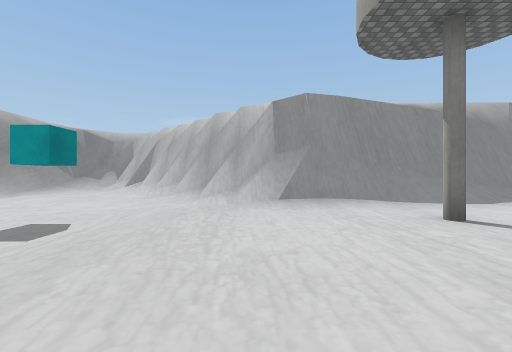
View 1 (above)

14 first-person views from a walk through a Unity game level. The camera is 1.2 m above the floor, looks level and sees 90° across. The floor is counted in squares, 2 m on a side. Each view is taken from the middle of a square. On the plan, view 1 faces up. The plan holds only what a view shows up to about 9 squares ahead; the rest is blank. The place goes on beyond the plan. The player character is not drawn. Some surface patterns are stand-ins.

View 2
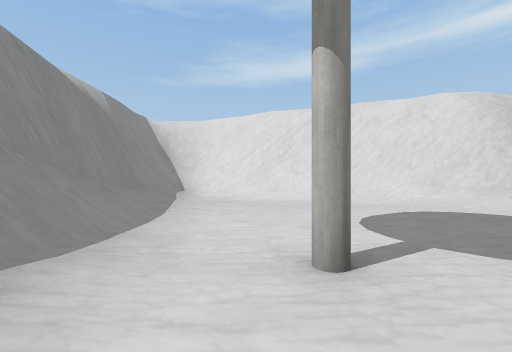

View 3
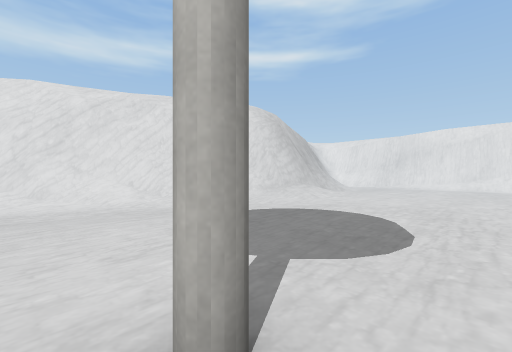

View 4
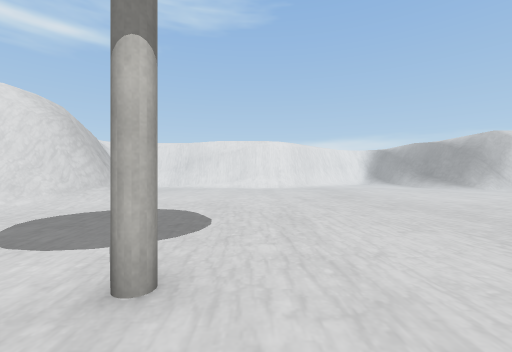

View 5
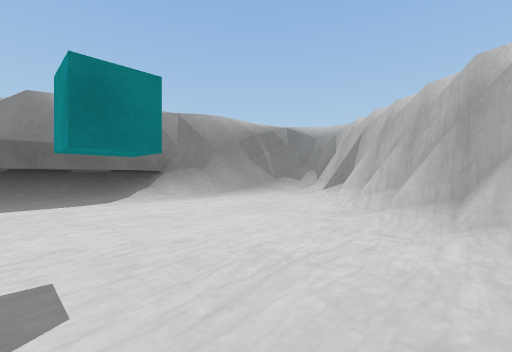

View 6
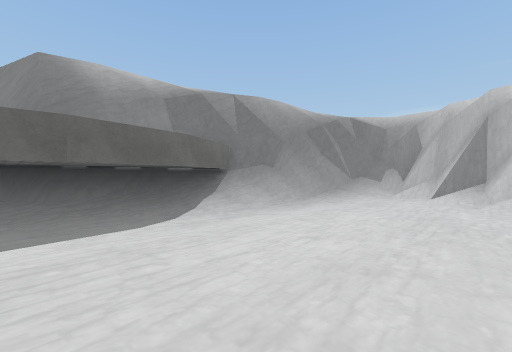

View 7
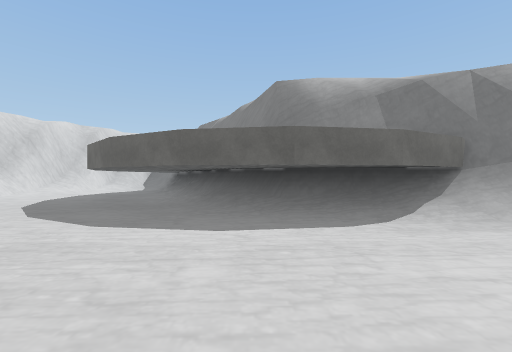

View 8
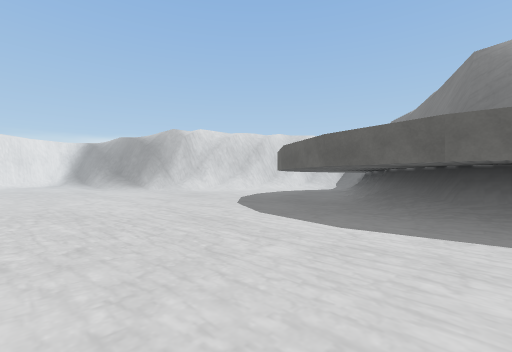

View 9
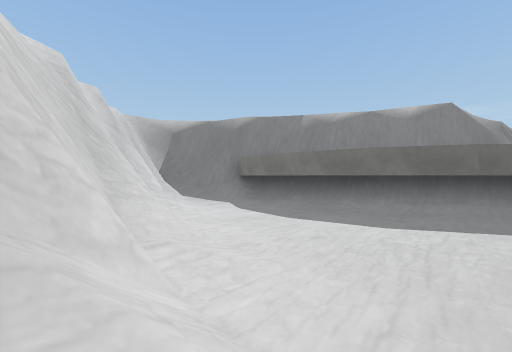

View 10
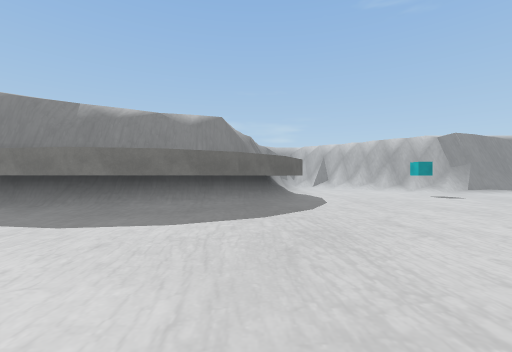

View 11
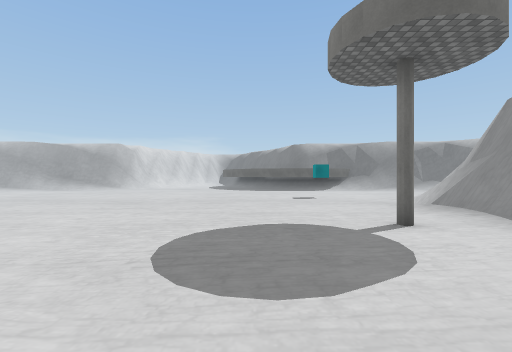

View 12
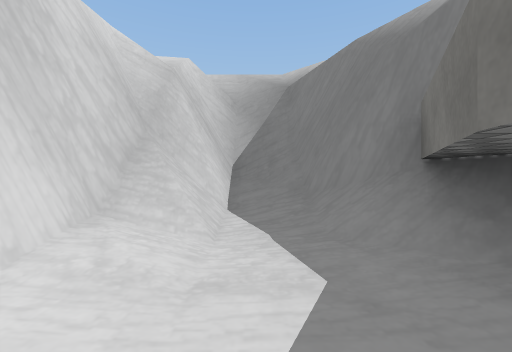

View 13
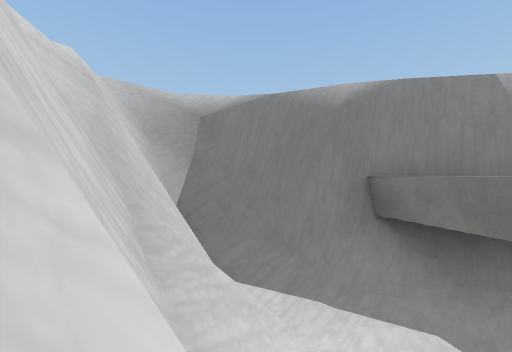

View 14
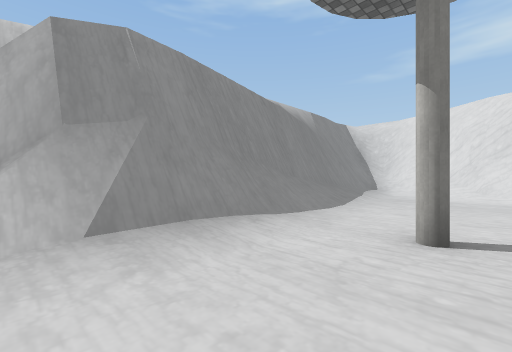

### Floor plan
Key: @ floor where view 1 was taken; # wall or solid block; . floor; / step, stairs or slope; = window, fence, low wall or low ledge; O other object.
Columns run from 17 left of view 1 to 10 right of it. Each row starts with its distance up from view 1.
 13          ###
 12          #/##
 11          #//##
 10          #/./##
  9          #/../##
  8          #/.../##
  7         ##...../###########=
  6         ##....../=##=//////#
  5         ##........//....../#
  4         ##....O........../##
  3        ###..........#..../#
  2       ####............../##
  1     ######............../#
  0  ########........@...../##
 -1 ##/#####.............../#
 -2 #//..................../#
 -3 ##/..................../#
 -4 ###//................../#
 -5     #//....... .........
 -6     ###// .... ... ....
 -7            ... ..  ...
 -8             ..     ..

Where each view was taken, in squares from view 1:
view 1: 0 up, 0 right, facing up
view 2: 4 up, 1 right, facing right
view 3: 4 up, 2 right, facing down-right
view 4: 5 up, 2 right, facing down
view 5: 3 up, 1 left, facing up-left
view 6: 3 up, 4 left, facing up-left
view 7: 3 up, 4 left, facing left
view 8: 4 up, 4 left, facing down-left
view 9: 6 down, 9 left, facing up-left
view 10: 6 down, 9 left, facing up
view 11: 1 up, 7 right, facing left
view 12: 2 down, 13 left, facing left
view 13: 4 down, 14 left, facing up-left
view 14: 3 up, 0 right, facing up-right
